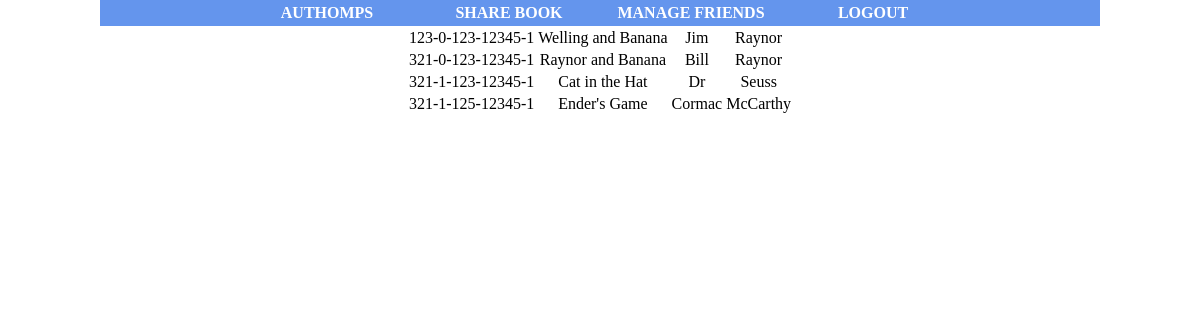
The page /view_books.php (signed in) on the database its author committed.
### tables this page shows
CREATE TABLE books
( 	isbn CHAR(17) NOT NULL PRIMARY KEY,
	title VARCHAR(50),
	author_first_name VARCHAR(20),
	author_last_name VARCHAR(20)
);

### view_books.php (the view, shortened to what this page needs)
<!DOCTYPE html>
<html>
<head>
	<link rel="stylesheet" type="text/css" href="bookshelf.css" />
</head>
<body>
	<div id="wrap">
		<?php
			include('directory.php');
		?>
		<div id="main">
			<?php
				include('access_database.php');
				$userQuery = "SELECT * FROM books";
				$userStmt = $db->query($userQuery);
				$num_rows = $userStmt->num_rows;
				if ($num_rows == 0) {
					echo "no books";
				} else {
					echo "<table>";
					for ($i=0; $i < $num_rows; $i++) {
						$row = $userStmt->fetch_assoc();
						echo '<tr><td>'.$row['isbn'].'</td><td>'.$row['title'].'</td><td>'.$row['author_first_name'].'</td><td>'.$row['author_last_name'].'</td></tr>';
					}
					echo "</table>";
				}
			?>
		</div>
</body>
</html>

### css/bookshelf.css (style rules this page uses)
html, body { margin:0; padding:0; }
#wrap { width:1000px; margin:0 auto; font-size: 16px; }
#main { margin:0 auto; text-align:center }
table { margin-left:auto; margin-right:auto; }

### rows shown on the page
books: isbn "123-0-123-12345-1", title "Welling and Banana", author_first_name "Jim", author_last_name "Raynor"
books: isbn "321-0-123-12345-1", title "Raynor and Banana", author_first_name "Bill", author_last_name "Raynor"
books: isbn "321-1-123-12345-1", title "Cat in the Hat", author_first_name "Dr", author_last_name "Seuss"
books: isbn "321-1-125-12345-1", title "Ender's Game", author_first_name "Cormac", author_last_name "McCarthy"

### other values the page prints
$username "AUTHOMPS"
